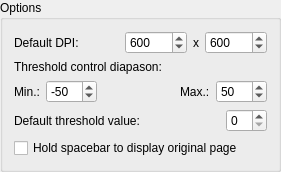
         <widget class="QGroupBox" name="optOutput">
          <property name="title">
           <string>Options</string>
          </property>
          <layout class="QVBoxLayout" name="verticalLayout_56">
           <item>
            <layout class="QHBoxLayout" name="horizontalLayout_7">
             <item>
              <widget class="QLabel" name="dpiDefaultLabel">
               <property name="text">
                <string>Default DPI:</string>
               </property>
              </widget>
             </item>
             <item>
              <spacer name="horizontalSpacer_7">
               <property name="orientation">
                <enum>Qt::Horizontal</enum>
               </property>
               <property name="sizeHint" stdset="0">
                <size>
                 <width>40</width>
                 <height>20</height>
                </size>
               </property>
              </spacer>
             </item>
             <item>
              <widget class="QSpinBox" name="dpiDefaultXValue">
               <property name="maximumSize">
                <size>
                 <width>62</width>
                 <height>16777215</height>
                </size>
               </property>
               <property name="minimum">
                <number>1</number>
               </property>
               <property name="maximum">
                <number>999999</number>
               </property>
               <property name="value">
                <number>600</number>
               </property>
              </widget>
             </item>
             <item>
              <widget class="QLabel" name="label_6">
               <property name="text">
                <string notr="true">x</string>
               </property>
              </widget>
             </item>
             <item>
              <widget class="QSpinBox" name="dpiDefaultYValue">
               <property name="maximumSize">
                <size>
                 <width>62</width>
                 <height>16777215</height>
                </size>
               </property>
               <property name="minimum">
                <number>1</number>
               </property>
               <property name="maximum">
                <number>999999</number>
               </property>
               <property name="value">
                <number>600</number>
               </property>
              </widget>
             </item>
            </layout>
           </item>
           <item>
            <widget class="QLabel" name="ThresholdMinMaxLabel">
             <property name="text">
              <string>Threshold control diapason:</string>
             </property>
            </widget>
           </item>
           <item>
            <layout class="QHBoxLayout" name="horizontalLayout_2">
             <item>
              <widget class="QLabel" name="ThresholdMinLabel">
               <property name="text">
                <string>Min.:</string>
               </property>
              </widget>
             </item>
             <item>
              <widget class="QSpinBox" name="ThresholdMinValue">
               <property name="minimum">
                <number>-128</number>
               </property>
               <property name="maximum">
                <number>127</number>
               </property>
               <property name="value">
                <number>-50</number>
               </property>
              </widget>
             </item>
             <item>
              <spacer name="horizontalSpacer_2">
               <property name="orientation">
                <enum>Qt::Horizontal</enum>
               </property>
               <property name="sizeHint" stdset="0">
                <size>
                 <width>40</width>
                 <height>20</height>
                </size>
               </property>
              </spacer>
             </item>
             <item>
              <widget class="QLabel" name="ThresholdMaxLabel">
               <property name="text">
                <string>Max.:</string>
               </property>
              </widget>
             </item>
             <item>
              <widget class="QSpinBox" name="ThresholdMaxValue">
               <property name="minimum">
                <number>-128</number>
               </property>
               <property name="maximum">
                <number>127</number>
               </property>
               <property name="value">
                <number>50</number>
               </property>
              </widget>
             </item>
            </layout>
           </item>
           <item>
            <layout class="QHBoxLayout" name="horizontalLayout_6">
             <item>
              <widget class="QLabel" name="ThresholdDefaultsLabel">
               <property name="text">
                <string>Default threshold value:</string>
               </property>
              </widget>
             </item>
             <item>
              <spacer name="horizontalSpacer_6">
               <property name="orientation">
                <enum>Qt::Horizontal</enum>
               </property>
               <property name="sizeHint" stdset="0">
                <size>
                 <width>40</width>
                 <height>20</height>
                </size>
               </property>
              </spacer>
             </item>
             <item>
              <widget class="QSpinBox" name="ThresholdDefaultsValue"/>
             </item>
            </layout>
           </item>
           <item>
            <widget class="QCheckBox" name="originalPageDisplayOnKeyHold">
             <property name="text">
              <string>Hold spacebar to display original page</string>
             </property>
            </widget>
           </item>
          </layout>
         </widget>
